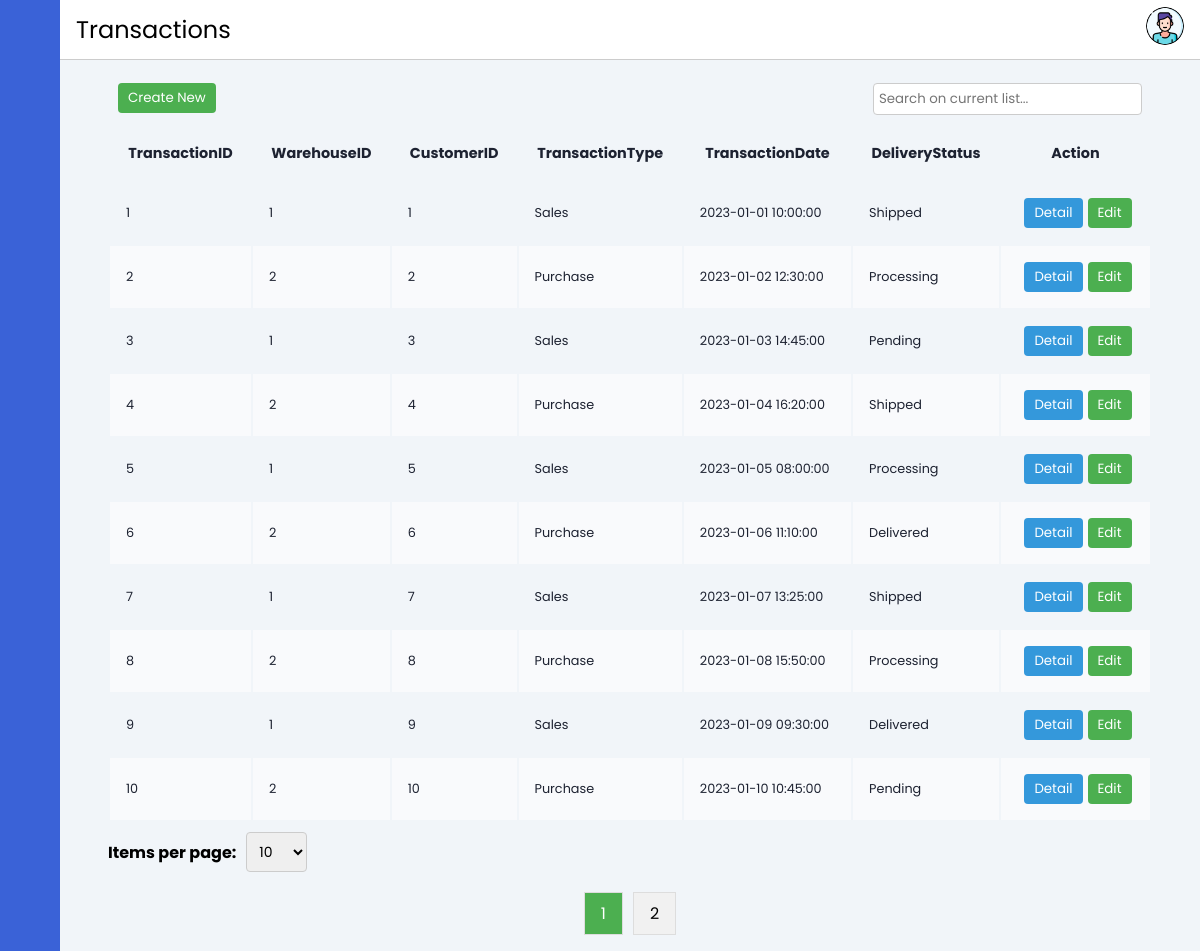
Page /layout/transaction.php on the committed database.
### tables this page shows
CREATE TABLE IF NOT EXISTS Transaction (
    TransactionID INT AUTO_INCREMENT PRIMARY KEY,
    WarehouseID INT,
    CustomerID INT,
    TransactionType VARCHAR(50),
    TransactionDate DATETIME,
    DeliveryStatus VARCHAR(50),
    FOREIGN KEY (WarehouseID) REFERENCES Warehouse(WarehouseID),
    FOREIGN KEY (CustomerID) REFERENCES Customer(CustomerID)
);

### layout/transaction.php (the view, shortened to what this page needs)
<?php
include '../contain/header.php';
include("../database/database-connect.php");
$itemsPerPage = isset($_GET['itemsPerPage']) ? (int) $_GET['itemsPerPage'] : 10;
$sqlTotalTransactions = "SELECT COUNT(*) FROM Transaction";
$resultTotalTransactions = $conn->query($sqlTotalTransactions);
if ($resultTotalTransactions) {
    $totalTransactions = $resultTotalTransactions->fetch_row()[0];
    $totalPages = $totalTransactions > 0 ? ceil($totalTransactions / $itemsPerPage) : 1;
} else {
    echo "Error fetching total transactions: " . $conn->error;
    exit();
}
$current_page = isset($_GET['page']) ? $_GET['page'] : 1;
$current_page = max(1, min($totalPages, $current_page));
$offset = ($current_page - 1) * $itemsPerPage;
$sqlSubsetTransactions = "SELECT * FROM Transaction LIMIT $itemsPerPage OFFSET $offset";
$resultSubsetTransactions = $conn->query($sqlSubsetTransactions);
if ($resultSubsetTransactions) {
    $subsetTransactions = $resultSubsetTransactions->fetch_all();
} else {
    echo "Error fetching subset of transactions: " . $conn->error;
    exit();
}
?>
<div class="main-content">
    <?php
    include '../contain/horizontal-bar.php';
    ?>
    <main>
        <div class="button-and-search">
            <form method="POST">
                <button name="Cnew">Create New</button>
            </form>
            <input type="text" id="searchInput" placeholder="Search on current list..." onkeyup="searchTable()">
        </div>
        <div class="table-responsive">
            <table id="myTable" class="table-container" style="width:100%">
                <thead>
                    <tr>
                        <th>TransactionID</th>
                        <th>WarehouseID</th>
                        <th>CustomerID</th>
                        <th>TransactionType</th>
                        <th>TransactionDate</th>
                        <th>DeliveryStatus</th>
                        <th>Action</th>
                    </tr>
                </thead>
                <tbody id="tableBody">
                    <?php if (empty($subsetTransactions)): ?>
                        <tr>
                            <td colspan="7">No data available</td>
                        </tr>
                    <?php else: ?>
                        <?php foreach ($subsetTransactions as $transaction): ?>
                            <tr>
                                <td>
                                    <?= $transaction[0] ?>
                                </td>
                                <td>
                                    <?= $transaction[1] ?>
                                </td>
                                <td>
                                    <?= $transaction[2] ?>
                                </td>
                                <td>
                                    <?= $transaction[3] ?>
                                </td>
                                <td>
                                    <?= $transaction[4] ?>
                                </td>
                                <td>
                                    <?= $transaction[5] ?>
                                </td>
                                <td>
                                    <form method="GET" action="transaction-detailProduct.php">
                                        <button class="detail" type="submit">Detail</button>
                                    </form>
                                    <form method="GET" action="transaction-edit.php">
                                        <button class="edit" type="submit">Edit</button>
                                    </form>
                                </td>
                            </tr>
                        <?php endforeach; ?>
                    <?php endif; ?>
                </tbody>
            </table>
        </div>
        <form method="GET" class="pagination-form">
            <label for="itemsPerPage">Items per page:</label>
            <select id="itemsPerPage" name="itemsPerPage" onchange="this.form.submit()">
                <option value="10" <?= $itemsPerPage == 10 ? 'selected' : '' ?>>10</option>
            </select>
        </form>
        <div id="pagination" class="pagination">
            <?php for ($page = 1; $page <= $totalPages; $page++): ?>
                <a href="?page=<?= $page ?>" <?= $page == $current_page ? 'class="active"' : '' ?>>
                    <?= $page ?>
                </a>
            <?php endfor; ?>
        </div>
    </main>
</div>
</body>
</html>

### css/style.css (style rules this page uses)
main { margin-top: 4vh; min-height: 90vh; padding: 1rem 3rem; }
th, td { font-size: .9rem; padding: 1rem 1rem; color: var(--color-dark); }
td { font-size: .8rem; }
tbody tr:nth-child(even) { background: #f9fafc; }
.table-responsive { overflow-x: auto; }
.button-and-search { display: flex; justify-content: space-between; padding: 10px; }
.button-and-search button, .add-entry-btn, .table-container td:last-child button { padding: 5px 10px; background-color: #4CAF50; color: white; border: none; border-radius: 4px; cursor: pointer; }
.button-and-search input { padding: 5px; border: 1px solid #ccc; border-radius: 4px; }
.table-container td:last-child { display: flex; justify-content: center; align-items: center; }
.table-container td:last-child button { padding: 5px 10px; margin-left: 5px; background-color: #4CAF50; color: white; border: none; border-radius: 4px; cursor: pointer; }
.table-container td:last-child button.detail { background-color: #3498db; }
.pagination-form { padding-top: 10px; display: flex; align-items: center; }
.pagination-form label { margin-right: 10px; font-weight: bold; }
.pagination-form select { padding: 8px; font-size: 14px; border: 1px solid #ccc; border-radius: 4px; cursor: pointer; }
.pagination { display: flex; justify-content: center; margin-top: 20px; }
.pagination a { color: black; padding: 8px 16px; text-decoration: none; transition: background-color .3s; margin: 0 5px; border: 1px solid #ddd; background-color: #f1f1f1; }
.pagination a.active { background-color: #4CAF50; color: white; }

### css/header.css (style rules this page uses)
:root { --main-color: #3A62D7; --color-dark: #1D2231; --text-grey: #8390A2; }
* { font-family: 'Poppins', sans-serif; margin: 0; padding: 0; text-decoration: none; list-style-type: none; box-sizing: border-box; }
body { background: #f1f5f9; }
.main-content { position: relative; margin-left: 240px; transition: margin-left 500ms; }
@media only screen and (max-width: 1200px) { .main-content { margin-left: 60px; } }

### rows in the picture
transaction: TransactionID "1", WarehouseID "1", CustomerID "1", TransactionType "Sales", TransactionDate "2023-01-01 10:00:00", DeliveryStatus "Shipped"
transaction: TransactionID "2", WarehouseID "2", CustomerID "2", TransactionType "Purchase", TransactionDate "2023-01-02 12:30:00", DeliveryStatus "Processing"
transaction: TransactionID "3", WarehouseID "1", CustomerID "3", TransactionType "Sales", TransactionDate "2023-01-03 14:45:00", DeliveryStatus "Pending"
transaction: TransactionID "4", WarehouseID "2", CustomerID "4", TransactionType "Purchase", TransactionDate "2023-01-04 16:20:00", DeliveryStatus "Shipped"
transaction: TransactionID "5", WarehouseID "1", CustomerID "5", TransactionType "Sales", TransactionDate "2023-01-05 08:00:00", DeliveryStatus "Processing"
transaction: TransactionID "6", WarehouseID "2", CustomerID "6", TransactionType "Purchase", TransactionDate "2023-01-06 11:10:00", DeliveryStatus "Delivered"
transaction: TransactionID "7", WarehouseID "1", CustomerID "7", TransactionType "Sales", TransactionDate "2023-01-07 13:25:00", DeliveryStatus "Shipped"
transaction: TransactionID "8", WarehouseID "2", CustomerID "8", TransactionType "Purchase", TransactionDate "2023-01-08 15:50:00", DeliveryStatus "Processing"
transaction: TransactionID "9", WarehouseID "1", CustomerID "9", TransactionType "Sales", TransactionDate "2023-01-09 09:30:00", DeliveryStatus "Delivered"
transaction: TransactionID "10", WarehouseID "2", CustomerID "10", TransactionType "Purchase", TransactionDate "2023-01-10 10:45:00", DeliveryStatus "Pending"

### other values in the picture
$pathtitle "Transactions"
